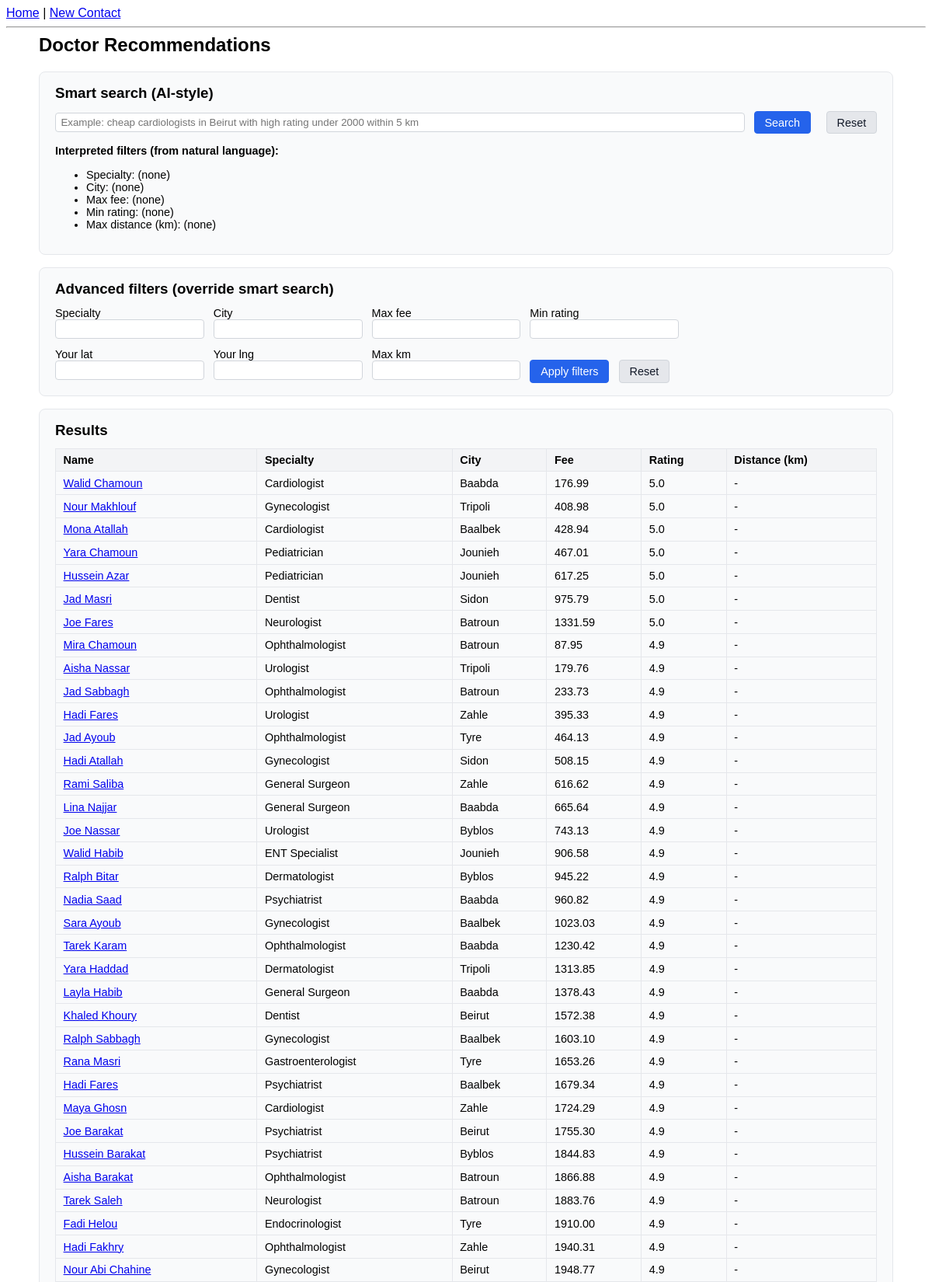
Screenshot of /recommendations/ (upper part) with the database file from the repository.
### myapp1/models.py (models this page shows, shortened)
class Contact(models.Model):
    name = models.CharField(max_length=255, blank=True, null=True)
    address = models.CharField(max_length=255, blank=True, null=True)
    profession = models.CharField(max_length=120, blank=True, null=True)
    phone_regex = RegexValidator(
        regex=r'^\+?[0-9\s\-()]{7,20}$',
        message="Enter a valid phone number."
    )
    tel_number = models.CharField(
        max_length=25,
        validators=[phone_regex],
        verbose_name="Telephone",
        blank=True,
        null=True,
    )
    email = models.EmailField(blank=True, null=True)
    first_name = models.CharField(max_length=120, blank=True, null=True)
    last_name  = models.CharField(max_length=120, blank=True, null=True)
    organization = models.CharField(max_length=255, blank=True, null=True)
    city = models.CharField(max_length=120, blank=True, null=True)
    state = models.CharField(max_length=120, blank=True, null=True)
    country = models.CharField(max_length=120, blank=True, null=True)
    postal_code = models.CharField(max_length=20, blank=True, null=True)
    specialty = models.CharField(max_length=120, blank=True, null=True)
    fee = models.DecimalField(max_digits=8, decimal_places=2, null=True, blank=True)
    rating = models.FloatField(null=True, blank=True)
    latitude = models.FloatField(null=True, blank=True)
    longitude = models.FloatField(null=True, blank=True)
    class Meta:
        indexes = [
            models.Index(fields=["email"]),
            models.Index(fields=["tel_number"]),
            models.Index(fields=["city"]),
            models.Index(fields=["specialty"]),
        ]
    def display_name(self):
        if self.name:
            return self.name

### myapp1/views.py (the view)
# urls.py: path("recommendations/", views.recommendations, name="recommendations"),
def recommendations(request):
    q_nl = request.GET.get("q_nl", "").strip()
    q_spec = request.GET.get("specialty", "").strip()
    q_city = request.GET.get("city", "").strip()
    q_fee = request.GET.get("max_fee", "").strip()
    q_lat = request.GET.get("lat", "").strip()
    q_lng = request.GET.get("lng", "").strip()
    q_maxk = request.GET.get("max_km", "").strip()
    q_min_rating = request.GET.get("min_rating", "").strip()
    parsed = parse_nl_query(q_nl) if q_nl else {
        "specialty": None,
        "city": None,
        "max_fee": None,
        "min_rating": None,
        "max_km": None,
    }
    specialty = q_spec or parsed["specialty"]
    city = q_city or parsed["city"]
    max_fee = None
    if q_fee:
        try:
            max_fee = float(q_fee)
        except ValueError:
            max_fee = None
    elif parsed["max_fee"] is not None:
        max_fee = parsed["max_fee"]
    min_rating = None
    if q_min_rating:
        try:
            min_rating = float(q_min_rating)
        except ValueError:
            min_rating = None
    elif parsed["min_rating"] is not None:
        min_rating = parsed["min_rating"]
    lat = float(q_lat) if q_lat else None
    lng = float(q_lng) if q_lng else None
    max_km = None
    if q_maxk:
        try:
            max_km = float(q_maxk)
        except ValueError:
            max_km = None
    elif parsed["max_km"] is not None:
        max_km = parsed["max_km"]
    qs = Contact.objects.all()
    if specialty:
        qs = qs.filter(
            Q(specialty__icontains=specialty)
            | Q(profession__icontains=specialty)
        )
    if city:
        qs = qs.filter(city__icontains=city)
    if max_fee is not None:
        qs = qs.filter(fee__isnull=False, fee__lte=max_fee)
    if min_rating is not None:
        qs = qs.filter(rating__isnull=False, rating__gte=min_rating)
    results = []
    for c in qs:
        dist = haversine_km(lat, lng, c.latitude, c.longitude) if (lat is not None and lng is not None) else None
        if max_km is not None and dist is not None and dist > max_km:
            continue
        results.append((dist, c))
    def sort_key(item):
        dist, c = item
        dist_key = 1e9 if dist is None else dist
        fee_val = float(c.fee) if c.fee is not None else 1e9
        rating_val = c.rating or 0.0
        return (dist_key, -rating_val, fee_val)
    results.sort(key=sort_key)
    return render(
        request,
        "myapp1/recommendations.html",
        {
            "results": results,
            "params": {
                "q_nl": q_nl,
                "specialty": specialty or "",
                "city": city or "",
                "max_fee": max_fee if max_fee is not None else "",
                "lat": q_lat,
                "lng": q_lng,
                "max_km": max_km if max_km is not None else "",
                "min_rating": min_rating if min_rating is not None else "",
                "parsed": parsed,
            },
        },
    )

### myapp1/templates/myapp1/recommendations.html (shortened to what this page needs)
{% extends "myapp1/base.html" %}
{% block content %}
<div class="page-container">
  <h2>Doctor Recommendations</h2>
  <div class="card">
    <h3>Smart search (AI-style)</h3>
    <form method="get" class="form-row" style="margin-bottom:0.5rem">
      <input type="text"
             name="q_nl"
             style="flex:1 1 auto"
             placeholder="Example: cheap cardiologists in Beirut with high rating under 2000 within 5 km"
             value="{{ params.q_nl }}">
      <button type="submit" class="btn btn-primary">Search</button>
      <a href="{% url 'recommendations' %}" class="btn btn-secondary">Reset</a>
    </form>
    {% if params.parsed %}
      <p style="font-size:0.9rem;"><strong>Interpreted filters (from natural language):</strong></p>
      <ul style="font-size:0.9rem; margin-top:0;">
        <li>Specialty: {{ params.parsed.specialty|default:"(none)" }}</li>
        <li>City: {{ params.parsed.city|default:"(none)" }}</li>
        <li>Max fee:
          {% if params.parsed.max_fee %}
            {{ params.parsed.max_fee }}
          {% else %}
            (none)
          {% endif %}
        </li>
        <li>Min rating:
          {% if params.parsed.min_rating %}
            {{ params.parsed.min_rating }}
          {% else %}
            (none)
          {% endif %}
        </li>
        <li>Max distance (km):
          {% if params.parsed.max_km %}
            {{ params.parsed.max_km }}
          {% else %}
            (none)
          {% endif %}
        </li>
      </ul>
    {% endif %}
  </div>
  <div class="card">
    <h3>Advanced filters (override smart search)</h3>
    <form method="get">
      <div class="form-row" style="margin-bottom:0.5rem">
        <label>
          Specialty<br>
          <input name="specialty" value="{{ params.specialty }}">
        </label>
        <label>
          City<br>
          <input name="city" value="{{ params.city }}">
        </label>
        <label>
          Max fee<br>
          <input name="max_fee" value="{{ params.max_fee }}">
        </label>
        <label>
          Min rating<br>
          <input name="min_rating" value="{{ params.min_rating }}">
        </label>
      </div>
      <div class="form-row">
        <label>
          Your lat<br>
          <input name="lat" value="{{ params.lat }}">
        </label>
        <label>
          Your lng<br>
          <input name="lng" value="{{ params.lng }}">
        </label>
        <label>
          Max km<br>
          <input name="max_km" value="{{ params.max_km }}">
        </label>
        <div style="margin-top:1.2rem;">
          <button type="submit" class="btn btn-primary">Apply filters</button>
          <a href="{% url 'recommendations' %}" class="btn btn-secondary">Reset</a>
        </div>
      </div>
    </form>
  </div>
  <div class="card">
    <h3>Results</h3>
    <table>
      <tr>
        <th>Name</th>
        <th>Specialty</th>
        <th>City</th>
        <th>Fee</th>
        <th>Rating</th>
        <th>Distance (km)</th>
      </tr>
      {% for dist, c in results %}
        <tr>
          <td><a href="{% url 'contact_detail' c.pk %}">{{ c.display_name }}</a></td>
          <td>{{ c.specialty|default:"-" }}</td>
          <td>{{ c.city|default:"-" }}</td>
          <td>{% if c.fee %}{{ c.fee }}{% else %}-{% endif %}</td>
          <td>{% if c.rating %}{{ c.rating }}{% else %}-{% endif %}</td>
          <td>{% if dist %}{{ dist|floatformat:2 }}{% else %}-{% endif %}</td>
        </tr>
      {% empty %}
        <tr><td colspan="6">No results.</td></tr>
      {% endfor %}
    </table>
  </div>
</div>
{% endblock %}

### myapp1/templates/myapp1/base.html (shortened to what this page needs)
<!doctype html>
<html>
<head>
</head>
<body>
  <nav>
    <a href="{% url 'contact_list' %}">Home</a> |
    <a href="{% url 'contact_create' %}">New Contact</a>
  </nav>
  <hr>
  {% block content %}{% endblock %}
</body>
</html>

### myapp1/templates/myapp1/recommendations.html (style rules this page uses)
body { font-family: Arial, sans-serif; }
.page-container { max-width: 1100px; margin: 0 auto; }
h2 { margin-top: 0.5rem; }
.card { background: #f9fafb; border: 1px solid #e5e7eb; border-radius: 8px; padding: 1rem 1.25rem; margin-bottom: 1rem; }
.card h3 { margin-top: 0; margin-bottom: 0.75rem; }
.form-row { display: flex; flex-wrap: wrap; gap: 0.75rem; align-items: center; }
.form-row label { font-size: 0.9rem; }
.form-row input { padding: 0.25rem 0.4rem; border-radius: 4px; border: 1px solid #d1d5db; }
.btn { display: inline-block; padding: 0.35rem 0.8rem; border-radius: 4px; border: 1px solid transparent; cursor: pointer; font-size: 0.9rem; text-decoration: none; }
.btn-primary { background: #2563eb; color: white; border-color: #2563eb; }
.btn-secondary { background: #e5e7eb; color: #111827; border-color: #d1d5db; }
.btn + .btn { margin-left: 0.5rem; }
table { width: 100%; border-collapse: collapse; margin-top: 0.5rem; }
th, td { border: 1px solid #e5e7eb; padding: 0.4rem 0.6rem; font-size: 0.9rem; text-align: left; }
th { background: #f3f4f6; }
tr:nth-child(even) { background: #f9fafb; }

### rows the page displays
Contact: display_name "Walid Chamoun", specialty "Cardiologist", city "Baabda", fee "176.99", rating "5.0"
Contact: display_name "Nour Makhlouf", specialty "Gynecologist", city "Tripoli", fee "408.98", rating "5.0"
Contact: display_name "Mona Atallah", specialty "Cardiologist", city "Baalbek", fee "428.94", rating "5.0"
Contact: display_name "Yara Chamoun", specialty "Pediatrician", city "Jounieh", fee "467.01", rating "5.0"
Contact: display_name "Hussein Azar", specialty "Pediatrician", city "Jounieh", fee "617.25", rating "5.0"
Contact: display_name "Jad Masri", specialty "Dentist", city "Sidon", fee "975.79", rating "5.0"
Contact: display_name "Joe Fares", specialty "Neurologist", city "Batroun", fee "1331.59", rating "5.0"
Contact: display_name "Mira Chamoun", specialty "Ophthalmologist", city "Batroun", fee "87.95", rating "4.9"
Contact: display_name "Aisha Nassar", specialty "Urologist", city "Tripoli", fee "179.76", rating "4.9"
Contact: display_name "Jad Sabbagh", specialty "Ophthalmologist", city "Batroun", fee "233.73", rating "4.9"
Contact: display_name "Hadi Fares", specialty "Urologist", city "Zahle", fee "395.33", rating "4.9"
Contact: display_name "Jad Ayoub", specialty "Ophthalmologist", city "Tyre", fee "464.13", rating "4.9"
Contact: display_name "Hadi Atallah", specialty "Gynecologist", city "Sidon", fee "508.15", rating "4.9"
Contact: display_name "Rami Saliba", specialty "General Surgeon", city "Zahle", fee "616.62", rating "4.9"
Contact: display_name "Lina Najjar", specialty "General Surgeon", city "Baabda", fee "665.64", rating "4.9"
Contact: display_name "Joe Nassar", specialty "Urologist", city "Byblos", fee "743.13", rating "4.9"
Contact: display_name "Walid Habib", specialty "ENT Specialist", city "Jounieh", fee "906.58", rating "4.9"
Contact: display_name "Ralph Bitar", specialty "Dermatologist", city "Byblos", fee "945.22", rating "4.9"
Contact: display_name "Nadia Saad", specialty "Psychiatrist", city "Baabda", fee "960.82", rating "4.9"
Contact: display_name "Sara Ayoub", specialty "Gynecologist", city "Baalbek", fee "1023.03", rating "4.9"
Contact: display_name "Tarek Karam", specialty "Ophthalmologist", city "Baabda", fee "1230.42", rating "4.9"
Contact: display_name "Yara Haddad", specialty "Dermatologist", city "Tripoli", fee "1313.85", rating "4.9"
Contact: display_name "Layla Habib", specialty "General Surgeon", city "Baabda", fee "1378.43", rating "4.9"
Contact: display_name "Khaled Khoury", specialty "Dentist", city "Beirut", fee "1572.38", rating "4.9"
Contact: display_name "Ralph Sabbagh", specialty "Gynecologist", city "Baalbek", fee "1603.10", rating "4.9"
Contact: display_name "Rana Masri", specialty "Gastroenterologist", city "Tyre", fee "1653.26", rating "4.9"
Contact: display_name "Hadi Fares", specialty "Psychiatrist", city "Baalbek", fee "1679.34", rating "4.9"
Contact: display_name "Maya Ghosn", specialty "Cardiologist", city "Zahle", fee "1724.29", rating "4.9"
Contact: display_name "Joe Barakat", specialty "Psychiatrist", city "Beirut", fee "1755.30", rating "4.9"
Contact: display_name "Hussein Barakat", specialty "Psychiatrist", city "Byblos", fee "1844.83", rating "4.9"
Contact: display_name "Aisha Barakat", specialty "Ophthalmologist", city "Batroun", fee "1866.88", rating "4.9"
Contact: display_name "Tarek Saleh", specialty "Neurologist", city "Batroun", fee "1883.76", rating "4.9"
Contact: display_name "Fadi Helou", specialty "Endocrinologist", city "Tyre", fee "1910.00", rating "4.9"
Contact: display_name "Hadi Fakhry", specialty "Ophthalmologist", city "Zahle", fee "1940.31", rating "4.9"
Contact: display_name "Nour Abi Chahine", specialty "Gynecologist", city "Beirut", fee "1948.77", rating "4.9"

### other values shown
{{ params.parsed.specialty|default:"(none)" }} "(none)"
{{ params.parsed.city|default:"(none)" }} "(none)"
